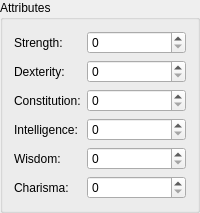
           <widget class="QGroupBox" name="groupBox_7">
            <property name="sizePolicy">
             <sizepolicy hsizetype="Expanding" vsizetype="Expanding">
              <horstretch>0</horstretch>
              <verstretch>0</verstretch>
             </sizepolicy>
            </property>
            <property name="title">
             <string>Attributes</string>
            </property>
            <layout class="QFormLayout" name="formLayout_5">
             <item row="0" column="0">
              <widget class="QLabel" name="label_25">
               <property name="sizePolicy">
                <sizepolicy hsizetype="Preferred" vsizetype="Preferred">
                 <horstretch>0</horstretch>
                 <verstretch>0</verstretch>
                </sizepolicy>
               </property>
               <property name="text">
                <string>Strength:</string>
               </property>
              </widget>
             </item>
             <item row="0" column="1">
              <widget class="QSpinBox" name="strengthSpin">
               <property name="toolTip">
                <string>Strength (GFF: Str). BYTE. Base strength; engine reads via ReadFieldBYTE in
                 ReadStatsFromGff. Default when missing: 0. In-game: affects melee damage, carry
                 weight, Str-based skills. Modders: valid range 0–255; typical values 8–20. Modifier
                 = (Str - 10) / 2 (min -5).</string>
               </property>
               <property name="sizePolicy">
                <sizepolicy hsizetype="Preferred" vsizetype="Preferred">
                 <horstretch>0</horstretch>
                 <verstretch>0</verstretch>
                </sizepolicy>
               </property>
               <property name="minimum">
                <number>0</number>
               </property>
               <property name="maximum">
                <number>255</number>
               </property>
              </widget>
             </item>
             <item row="1" column="0">
              <widget class="QLabel" name="label_26">
               <property name="sizePolicy">
                <sizepolicy hsizetype="Preferred" vsizetype="Preferred">
                 <horstretch>0</horstretch>
                 <verstretch>0</verstretch>
                </sizepolicy>
               </property>
               <property name="text">
                <string>Dexterity:</string>
               </property>
              </widget>
             </item>
             <item row="1" column="1">
              <widget class="QSpinBox" name="dexteritySpin">
               <property name="toolTip">
                <string>Dexterity (GFF: Dex). BYTE. Base dexterity; engine reads via ReadFieldBYTE.
                 Default when missing: 0. In-game: affects AC, reflex, ranged attack, Dex-based
                 skills. Modders: valid range 0–255; typical 8–20.</string>
               </property>
               <property name="sizePolicy">
                <sizepolicy hsizetype="Preferred" vsizetype="Preferred">
                 <horstretch>0</horstretch>
                 <verstretch>0</verstretch>
                </sizepolicy>
               </property>
               <property name="minimum">
                <number>0</number>
               </property>
               <property name="maximum">
                <number>255</number>
               </property>
              </widget>
             </item>
             <item row="2" column="0">
              <widget class="QLabel" name="label_27">
               <property name="sizePolicy">
                <sizepolicy hsizetype="Preferred" vsizetype="Preferred">
                 <horstretch>0</horstretch>
                 <verstretch>0</verstretch>
                </sizepolicy>
               </property>
               <property name="text">
                <string>Constitution:</string>
               </property>
              </widget>
             </item>
             <item row="2" column="1">
              <widget class="QSpinBox" name="constitutionSpin">
               <property name="toolTip">
                <string>Constitution (GFF: Con). BYTE. Base constitution; engine reads via
                 ReadFieldBYTE. Default when missing: 0. In-game: affects HP per level, fortitude.
                 Modders: valid range 0–255; typical 8–20.</string>
               </property>
               <property name="sizePolicy">
                <sizepolicy hsizetype="Preferred" vsizetype="Preferred">
                 <horstretch>0</horstretch>
                 <verstretch>0</verstretch>
                </sizepolicy>
               </property>
               <property name="minimum">
                <number>0</number>
               </property>
               <property name="maximum">
                <number>255</number>
               </property>
              </widget>
             </item>
             <item row="3" column="0">
              <widget class="QLabel" name="label_28">
               <property name="sizePolicy">
                <sizepolicy hsizetype="Preferred" vsizetype="Preferred">
                 <horstretch>0</horstretch>
                 <verstretch>0</verstretch>
                </sizepolicy>
               </property>
               <property name="text">
                <string>Intelligence:</string>
               </property>
              </widget>
             </item>
             <item row="3" column="1">
              <widget class="QSpinBox" name="intelligenceSpin">
               <property name="toolTip">
                <string>Intelligence (GFF: Int). BYTE. Base intelligence; engine reads via
                 ReadFieldBYTE. Default when missing: 0. In-game: affects skill points, spell slots
                 (wizards), Int-based skills. Modders: valid range 0–255; typical 8–20.</string>
               </property>
               <property name="sizePolicy">
                <sizepolicy hsizetype="Preferred" vsizetype="Preferred">
                 <horstretch>0</horstretch>
                 <verstretch>0</verstretch>
                </sizepolicy>
               </property>
               <property name="minimum">
                <number>0</number>
               </property>
               <property name="maximum">
                <number>255</number>
               </property>
              </widget>
             </item>
             <item row="4" column="0">
              <widget class="QLabel" name="label_29">
               <property name="sizePolicy">
                <sizepolicy hsizetype="Preferred" vsizetype="Preferred">
                 <horstretch>0</horstretch>
                 <verstretch>0</verstretch>
                </sizepolicy>
               </property>
               <property name="text">
                <string>Wisdom:</string>
               </property>
              </widget>
             </item>
             <item row="4" column="1">
              <widget class="QSpinBox" name="wisdomSpin">
               <property name="toolTip">
                <string>Wisdom (GFF: Wis). BYTE. Base wisdom; engine reads via ReadFieldBYTE.
                 Default when missing: 0. In-game: affects Will, Force points (Jedi/Sith), Wis-based
                 skills. Modders: valid range 0–255; typical 8–20.</string>
               </property>
               <property name="sizePolicy">
                <sizepolicy hsizetype="Preferred" vsizetype="Preferred">
                 <horstretch>0</horstretch>
                 <verstretch>0</verstretch>
                </sizepolicy>
               </property>
               <property name="minimum">
                <number>0</number>
               </property>
               <property name="maximum">
                <number>255</number>
               </property>
              </widget>
             </item>
             <item row="5" column="0">
              <widget class="QLabel" name="label_30">
               <property name="sizePolicy">
                <sizepolicy hsizetype="Preferred" vsizetype="Preferred">
                 <horstretch>0</horstretch>
                 <verstretch>0</verstretch>
                </sizepolicy>
               </property>
               <property name="text">
                <string>Charisma:</string>
               </property>
              </widget>
             </item>
             <item row="5" column="1">
              <widget class="QSpinBox" name="charismaSpin">
               <property name="toolTip">
                <string>Charisma (GFF: Cha). BYTE. Base charisma; engine reads via ReadFieldBYTE.
                 Default when missing: 0. In-game: affects Persuade, Force points, Cha-based skills.
                 Modders: valid range 0–255; typical 8–20.</string>
               </property>
               <property name="sizePolicy">
                <sizepolicy hsizetype="Preferred" vsizetype="Preferred">
                 <horstretch>0</horstretch>
                 <verstretch>0</verstretch>
                </sizepolicy>
               </property>
               <property name="minimum">
                <number>0</number>
               </property>
               <property name="maximum">
                <number>255</number>
               </property>
              </widget>
             </item>
            </layout>
           </widget>
